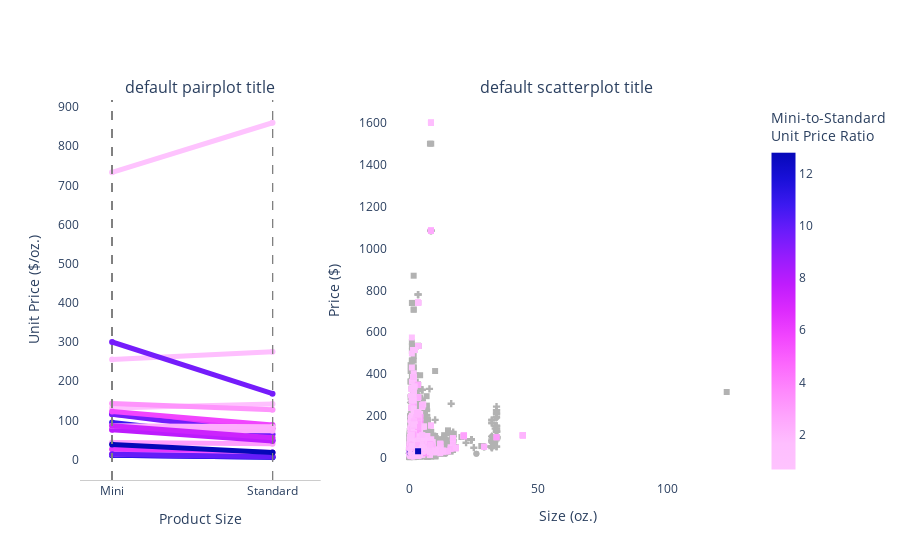

This figure's notebook cell:
### Code cell
fig.show()

### Figure 1 — Plotly figure (JSON) as saved in the notebook; plotly's stock layout.template omitted (floating-point values rounded to 4 significant figures; data arrays with more than 128 entries replaced by an {"elided": "..."} marker saying what was removed)
{"data": [{"hovertemplate": "Unit Price: %{y:.2f}$/oz. <br>%{text}", "line": {"width": 5}, "marker": {"cmax": 2.131, "cmin": 0.8527, "color": "rgb(254.0, 191.4059280679559, 254.0)", "colorscale": [[0, "#fec3fe"], [0.08333, "#febefe"], [0.1667, "#fea5fd"], [0.25, "#fe88fc"], [0.3333, "#fc67fd"], [0.4167, "#f246fe"], [0.5, "#dd2bfd"], [0.5833, "#bf1cfd"], [0.6667, "#981cfd"], [0.75, "#6b1cfb"], [0.8333, "#3c19f0"], [0.9167, "#1910d8"], [1, "#0508b8"]], "showscale": false}, "mode": "markers+lines", "showlegend": false, "text": ["Blush<br>NARS<br>Size: 0.09 oz.<br>Price: $23.0<br>Category: Blush<br>Mini-to-Standard Ratio: 0.93", "Blush<br>NARS<br>Size: 0.16 oz.<br>Price: $44.0<br>Category: Blush<br>Mini-to-Standard Ratio: 0.93"], "type": "scatter", "x": ["Mini", "Standard"], "xaxis": "x", "y": [255.6, 275], "yaxis": "y"}, {"hovertemplate": "Unit Price: %{y:.2f}$/oz. <br>%{text}", "line": {"width": 5}, "marker": {"cmax": 2.131, "cmin": 0.8527, "color": "rgb(254.0, 191.5383873231201, 254.0)", "colorscale": [[0, "#fec3fe"], [0.08333, "#febefe"], [0.1667, "#fea5fd"], [0.25, "#fe88fc"], [0.3333, "#fc67fd"], [0.4167, "#f246fe"], [0.5, "#dd2bfd"], [0.5833, "#bf1cfd"], [0.6667, "#981cfd"], [0.75, "#6b1cfb"], [0.8333, "#3c19f0"], [0.9167, "#1910d8"], [1, "#0508b8"]], "showscale": false}, "mode": "markers+lines", "showlegend": false, "text": ["Gifted™ Amazonian Clay Smart Mascara<br>tarte<br>Size: 0.16 oz.<br>Price: $21.0<br>Category: Mascara<br>Mini-to-Standard Ratio: 0.93", "Gifted™ Amazonian Clay Smart Mascara<br>tarte<br>Size: 0.24 oz.<br>Price: $34.0<br>Category: Mascara<br>Mini-to-Standard Ratio: 0.93"], "type": "scatter", "x": ["Mini", "Standard"], "xaxis": "x", "y": [131.2, 141.7], "yaxis": "y"}, {"hovertemplate": "Unit Price: %{y:.2f}$/oz. <br>%{text}", "line": {"width": 5}, "marker": {"cmax": 2.131, "cmin": 0.8527, "color": "rgb(254.0, 148.11385820415865, 252.41771924841927)", "colorscale": [[0, "#fec3fe"], [0.08333, "#febefe"], [0.1667, "#fea5fd"], [0.25, "#fe88fc"], [0.3333, "#fc67fd"], [0.4167, "#f246fe"], [0.5, "#dd2bfd"], [0.5833, "#bf1cfd"], [0.6667, "#981cfd"], [0.75, "#6b1cfb"], [0.8333, "#3c19f0"], [0.9167, "#1910d8"], [1, "#0508b8"]], "showscale": false}, "mode": "markers+lines", "showlegend": false, "text": ["They're Real! Lengthening Mascara<br>Benefit Cosmetics<br>Size: 0.14 oz.<br>Price: $20.0<br>Category: Mascara<br>Mini-to-Standard Ratio: 1.13", "They're Real! Lengthening Mascara<br>Benefit Cosmetics<br>Size: 0.3 oz.<br>Price: $38.0<br>Category: Mascara<br>Mini-to-Standard Ratio: 1.13"], "type": "scatter", "x": ["Mini", "Standard"], "xaxis": "x", "y": [142.9, 126.7], "yaxis": "y"}, {"hovertemplate": "Unit Price: %{y:.2f}$/oz. <br>%{text}", "line": {"width": 5}, "marker": {"cmax": 2.131, "cmin": 0.8527, "color": "rgb(117.26619009348154, 28.0, 251.45627511526584)", "colorscale": [[0, "#fec3fe"], [0.08333, "#febefe"], [0.1667, "#fea5fd"], [0.25, "#fe88fc"], [0.3333, "#fc67fd"], [0.4167, "#f246fe"], [0.5, "#dd2bfd"], [0.5833, "#bf1cfd"], [0.6667, "#981cfd"], [0.75, "#6b1cfb"], [0.8333, "#3c19f0"], [0.9167, "#1910d8"], [1, "#0508b8"]], "showscale": false}, "mode": "markers+lines", "showlegend": false, "text": ["Hoola Bronzer<br>Benefit Cosmetics<br>Size: 0.08 oz.<br>Price: $24.0<br>Category: Bronzer<br>Mini-to-Standard Ratio: 1.79", "Hoola Bronzer<br>Benefit Cosmetics<br>Size: 0.28 oz.<br>Price: $47.0<br>Category: Bronzer<br>Mini-to-Standard Ratio: 1.79"], "type": "scatter", "x": ["Mini", "Standard"], "xaxis": "x", "y": [300, 167.9], "yaxis": "y"}, {"hovertemplate": "Unit Price: %{y:.2f}$/oz. <br>%{text}", "line": {"width": 5}, "marker": {"cmax": 2.131, "cmin": 0.8527, "color": "rgb(254, 195, 254)", "colorscale": [[0, "#fec3fe"], [0.08333, "#febefe"], [0.1667, "#fea5fd"], [0.25, "#fe88fc"], [0.3333, "#fc67fd"], [0.4167, "#f246fe"], [0.5, "#dd2bfd"], [0.5833, "#bf1cfd"], [0.6667, "#981cfd"], [0.75, "#6b1cfb"], [0.8333, "#3c19f0"], [0.9167, "#1910d8"], [1, "#0508b8"]], "showscale": false}, "mode": "markers+lines", "showlegend": false, "text": ["Caviar Stick Eye Shadow<br>Laura Mercier<br>Size: 0.03 oz.<br>Price: $22.0<br>Category: Eyeshadow<br>Mini-to-Standard Ratio: 0.85", "Caviar Stick Eye Shadow<br>Laura Mercier<br>Size: 0.05 oz.<br>Price: $43.0<br>Category: Eyeshadow<br>Mini-to-Standard Ratio: 0.85"], "type": "scatter", "x": ["Mini", "Standard"], "xaxis": "x", "y": [733.3, 860], "yaxis": "y"}, {"hovertemplate": "Unit Price: %{y:.2f}$/oz. <br>%{text}", "line": {"width": 5}, "marker": {"cmax": 2.131, "cmin": 0.8527, "color": "rgb(59.11522461867459, 24.772486330516323, 239.39329688137687)", "colorscale": [[0, "#fec3fe"], [0.08333, "#febefe"], [0.1667, "#fea5fd"], [0.25, "#fe88fc"], [0.3333, "#fc67fd"], [0.4167, "#f246fe"], [0.5, "#dd2bfd"], [0.5833, "#bf1cfd"], [0.6667, "#981cfd"], [0.75, "#6b1cfb"], [0.8333, "#3c19f0"], [0.9167, "#1910d8"], [1, "#0508b8"]], "showscale": false}, "mode": "markers+lines", "showlegend": false, "text": ["Classic - Skin<br>CLEAN RESERVE<br>Size: 0.34 oz.<br>Price: $32.0<br>Category: Perfume<br>Mini-to-Standard Ratio: 1.92", "Classic - Skin<br>CLEAN RESERVE<br>Size: 2.0 oz.<br>Price: $98.0<br>Category: Perfume<br>Mini-to-Standard Ratio: 1.92"], "type": "scatter", "x": ["Mini", "Standard"], "xaxis": "x", "y": [94.12, 49], "yaxis": "y"}, {"hovertemplate": "Unit Price: %{y:.2f}$/oz. <br>%{text}", "line": {"width": 5}, "marker": {"cmax": 2.131, "cmin": 0.8527, "color": "rgb(47.68667992047713, 21.833717693836977, 231.5565805168986)", "colorscale": [[0, "#fec3fe"], [0.08333, "#febefe"], [0.1667, "#fea5fd"], [0.25, "#fe88fc"], [0.3333, "#fc67fd"], [0.4167, "#f246fe"], [0.5, "#dd2bfd"], [0.5833, "#bf1cfd"], [0.6667, "#981cfd"], [0.75, "#6b1cfb"], [0.8333, "#3c19f0"], [0.9167, "#1910d8"], [1, "#0508b8"]], "showscale": false}, "mode": "markers+lines", "showlegend": false, "text": ["Restore Shampoo<br>Living Proof<br>Size: 2.0 oz.<br>Price: $22.0<br>Category: Shampoo<br>Mini-to-Standard Ratio: 1.96", "Restore Shampoo<br>Living Proof<br>Size: 8.0 oz.<br>Price: $45.0<br>Category: Shampoo<br>Mini-to-Standard Ratio: 1.96"], "type": "scatter", "x": ["Mini", "Standard"], "xaxis": "x", "y": [11, 5.625], "yaxis": "y"}, {"hovertemplate": "Unit Price: %{y:.2f}$/oz. <br>%{text}", "line": {"width": 5}, "marker": {"cmax": 2.131, "cmin": 0.8527, "color": "rgb(47.68667992047713, 21.833717693836977, 231.5565805168986)", "colorscale": [[0, "#fec3fe"], [0.08333, "#febefe"], [0.1667, "#fea5fd"], [0.25, "#fe88fc"], [0.3333, "#fc67fd"], [0.4167, "#f246fe"], [0.5, "#dd2bfd"], [0.5833, "#bf1cfd"], [0.6667, "#981cfd"], [0.75, "#6b1cfb"], [0.8333, "#3c19f0"], [0.9167, "#1910d8"], [1, "#0508b8"]], "showscale": false}, "mode": "markers+lines", "showlegend": false, "text": ["Restore Conditioner<br>Living Proof<br>Size: 2.0 oz.<br>Price: $22.0<br>Category: Conditioner<br>Mini-to-Standard Ratio: 1.96", "Restore Conditioner<br>Living Proof<br>Size: 8.0 oz.<br>Price: $45.0<br>Category: Conditioner<br>Mini-to-Standard Ratio: 1.96"], "type": "scatter", "x": ["Mini", "Standard"], "xaxis": "x", "y": [11, 5.625], "yaxis": "y"}, {"hovertemplate": "Unit Price: %{y:.2f}$/oz. <br>%{text}", "line": {"width": 5}, "marker": {"cmax": 2.131, "cmin": 0.8527, "color": "rgb(230.3602385685885, 55.03459244532806, 253.44572564612326)", "colorscale": [[0, "#fec3fe"], [0.08333, "#febefe"], [0.1667, "#fea5fd"], [0.25, "#fe88fc"], [0.3333, "#fc67fd"], [0.4167, "#f246fe"], [0.5, "#dd2bfd"], [0.5833, "#bf1cfd"], [0.6667, "#981cfd"], [0.75, "#6b1cfb"], [0.8333, "#3c19f0"], [0.9167, "#1910d8"], [1, "#0508b8"]], "showscale": false}, "mode": "markers+lines", "showlegend": false, "text": ["Clear Improvement™ Active Charcoal Face Mask to Clear Pores<br>Origins<br>Size: 1.0 oz.<br>Price: $26.0<br>Category: Face Masks<br>Mini-to-Standard Ratio: 1.44", "Clear Improvement™ Active Charcoal Face Mask to Clear Pores<br>Origins<br>Size: 2.5 oz.<br>Price: $45.0<br>Category: Face Masks<br>Mini-to-Standard Ratio: 1.44"], "type": "scatter", "x": ["Mini", "Standard"], "xaxis": "x", "y": [26, 18], "yaxis": "y"}, {"hovertemplate": "Unit Price: %{y:.2f}$/oz. <br>%{text}", "line": {"width": 5}, "marker": {"cmax": 2.131, "cmin": 0.8527, "color": "rgb(227.7642842599181, 51.69693690560899, 253.32210877428182)", "colorscale": [[0, "#fec3fe"], [0.08333, "#febefe"], [0.1667, "#fea5fd"], [0.25, "#fe88fc"], [0.3333, "#fc67fd"], [0.4167, "#f246fe"], [0.5, "#dd2bfd"], [0.5833, "#bf1cfd"], [0.6667, "#981cfd"], [0.75, "#6b1cfb"], [0.8333, "#3c19f0"], [0.9167, "#1910d8"], [1, "#0508b8"]], "showscale": false}, "mode": "markers+lines", "showlegend": false, "text": ["Yellow Diamond<br>Versace<br>Size: 0.33 oz.<br>Price: $38.0<br>Category: Perfume<br>Mini-to-Standard Ratio: 1.46", "Yellow Diamond<br>Versace<br>Size: 1.0 oz.<br>Price: $79.0<br>Category: Perfume<br>Mini-to-Standard Ratio: 1.46"], "type": "scatter", "x": ["Mini", "Standard"], "xaxis": "x", "y": [115.2, 79], "yaxis": "y"}, {"hovertemplate": "Unit Price: %{y:.2f}$/oz. <br>%{text}", "line": {"width": 5}, "marker": {"cmax": 2.131, "cmin": 0.8527, "color": "rgb(113.58841778354073, 28.0, 251.29281856815737)", "colorscale": [[0, "#fec3fe"], [0.08333, "#febefe"], [0.1667, "#fea5fd"], [0.25, "#fe88fc"], [0.3333, "#fc67fd"], [0.4167, "#f246fe"], [0.5, "#dd2bfd"], [0.5833, "#bf1cfd"], [0.6667, "#981cfd"], [0.75, "#6b1cfb"], [0.8333, "#3c19f0"], [0.9167, "#1910d8"], [1, "#0508b8"]], "showscale": false}, "mode": "markers+lines", "showlegend": false, "text": ["Yellow Diamond<br>Versace<br>Size: 0.33 oz.<br>Price: $38.0<br>Category: Perfume<br>Mini-to-Standard Ratio: 1.80", "Yellow Diamond<br>Versace<br>Size: 1.7 oz.<br>Price: $109.0<br>Category: Perfume<br>Mini-to-Standard Ratio: 1.80"], "type": "scatter", "x": ["Mini", "Standard"], "xaxis": "x", "y": [115.2, 64.12], "yaxis": "y"}, {"hovertemplate": "Unit Price: %{y:.2f}$/oz. <br>%{text}", "line": {"width": 5}, "marker": {"cmax": 2.131, "cmin": 0.8527, "color": "rgb(252.50698475811797, 111.3652485089463, 252.74650762094103)", "colorscale": [[0, "#fec3fe"], [0.08333, "#febefe"], [0.1667, "#fea5fd"], [0.25, "#fe88fc"], [0.3333, "#fc67fd"], [0.4167, "#f246fe"], [0.5, "#dd2bfd"], [0.5833, "#bf1cfd"], [0.6667, "#981cfd"], [0.75, "#6b1cfb"], [0.8333, "#3c19f0"], [0.9167, "#1910d8"], [1, "#0508b8"]], "showscale": false}, "mode": "markers+lines", "showlegend": false, "text": ["Shea Hand Cream\t\t\t\t\t\t<br>L'Occitane<br>Size: 1.0 oz.<br>Price: $13.0<br>Category: Hand Cream & Foot Cream<br>Mini-to-Standard Ratio: 1.25", "Shea Hand Cream\t\t\t\t\t\t<br>L'Occitane<br>Size: 2.6 oz.<br>Price: $27.0<br>Category: Hand Cream & Foot Cream<br>Mini-to-Standard Ratio: 1.25"], "type": "scatter", "x": ["Mini", "Standard"], "xaxis": "x", "y": [13, 10.38], "yaxis": "y"}, {"hovertemplate": "Unit Price: %{y:.2f}$/oz. <br>%{text}", "line": {"width": 5}, "marker": {"cmax": 2.131, "cmin": 0.8527, "color": "rgb(100.16720864005151, 27.563864381279885, 249.4008360646929)", "colorscale": [[0, "#fec3fe"], [0.08333, "#febefe"], [0.1667, "#fea5fd"], [0.25, "#fe88fc"], [0.3333, "#fc67fd"], [0.4167, "#f246fe"], [0.5, "#dd2bfd"], [0.5833, "#bf1cfd"], [0.6667, "#981cfd"], [0.75, "#6b1cfb"], [0.8333, "#3c19f0"], [0.9167, "#1910d8"], [1, "#0508b8"]], "showscale": false}, "mode": "markers+lines", "showlegend": false, "text": ["Shea Hand Cream\t\t\t\t\t\t<br>L'Occitane<br>Size: 1.0 oz.<br>Price: $13.0<br>Category: Hand Cream & Foot Cream<br>Mini-to-Standard Ratio: 1.83", "Shea Hand Cream\t\t\t\t\t\t<br>L'Occitane<br>Size: 5.2 oz.<br>Price: $37.0<br>Category: Hand Cream & Foot Cream<br>Mini-to-Standard Ratio: 1.83"], "type": "scatter", "x": ["Mini", "Standard"], "xaxis": "x", "y": [13, 7.115], "yaxis": "y"}, {"hovertemplate": "Unit Price: %{y:.2f}$/oz. <br>%{text}", "line": {"width": 5}, "marker": {"cmax": 2.131, "cmin": 0.8527, "color": "rgb(241.3111332007953, 69.11431411530825, 253.9671968190855)", "colorscale": [[0, "#fec3fe"], [0.08333, "#febefe"], [0.1667, "#fea5fd"], [0.25, "#fe88fc"], [0.3333, "#fc67fd"], [0.4167, "#f246fe"], [0.5, "#dd2bfd"], [0.5833, "#bf1cfd"], [0.6667, "#981cfd"], [0.75, "#6b1cfb"], [0.8333, "#3c19f0"], [0.9167, "#1910d8"], [1, "#0508b8"]], "showscale": false}, "mode": "markers+lines", "showlegend": false, "text": ["N° 28 Primer Serum<br>Hourglass<br>Size: 0.27 oz.<br>Price: $33.0<br>Category: Face Primer<br>Mini-to-Standard Ratio: 1.39", "N° 28 Primer Serum<br>Hourglass<br>Size: 1.0 oz.<br>Price: $88.0<br>Category: Face Primer<br>Mini-to-Standard Ratio: 1.39"], "type": "scatter", "x": ["Mini", "Standard"], "xaxis": "x", "y": [122.2, 88], "yaxis": "y"}, {"hovertemplate": "Unit Price: %{y:.2f}$/oz. <br>%{text}", "line": {"width": 5}, "marker": {"cmax": 2.131, "cmin": 0.8527, "color": "rgb(254.0, 158.88900713366857, 252.78927610805755)", "colorscale": [[0, "#fec3fe"], [0.08333, "#febefe"], [0.1667, "#fea5fd"], [0.25, "#fe88fc"], [0.3333, "#fc67fd"], [0.4167, "#f246fe"], [0.5, "#dd2bfd"], [0.5833, "#bf1cfd"], [0.6667, "#981cfd"], [0.75, "#6b1cfb"], [0.8333, "#3c19f0"], [0.9167, "#1910d8"], [1, "#0508b8"]], "showscale": false}, "mode": "markers+lines", "showlegend": false, "text": ["Tinted Moisturizer Natural Skin Perfector<br>Laura Mercier<br>Size: 0.85 oz.<br>Price: $37.0<br>Category: Tinted Moisturizer<br>Mini-to-Standard Ratio: 1.09", "Tinted Moisturizer Natural Skin Perfector<br>Laura Mercier<br>Size: 1.7 oz.<br>Price: $68.0<br>Category: Tinted Moisturizer<br>Mini-to-Standard Ratio: 1.09"], "type": "scatter", "x": ["Mini", "Standard"], "xaxis": "x", "y": [43.53, 40], "yaxis": "y"}, {"hovertemplate": "Unit Price: %{y:.2f}$/oz. <br>%{text}", "line": {"width": 5}, "marker": {"cmax": 2.131, "cmin": 0.8527, "color": "rgb(254.0, 171.21134730081053, 253.24845389203242)", "colorscale": [[0, "#fec3fe"], [0.08333, "#febefe"], [0.1667, "#fea5fd"], [0.25, "#fe88fc"], [0.3333, "#fc67fd"], [0.4167, "#f246fe"], [0.5, "#dd2bfd"], [0.5833, "#bf1cfd"], [0.6667, "#981cfd"], [0.75, "#6b1cfb"], [0.8333, "#3c19f0"], [0.9167, "#1910d8"], [1, "#0508b8"]], "showscale": false}, "mode": "markers+lines", "showlegend": false, "text": ["Terre d’Hermès Eau de Toilette<br>HERMÈS<br>Size: 1.0 oz.<br>Price: $76.0<br>Category: Cologne<br>Mini-to-Standard Ratio: 1.04", "Terre d’Hermès Eau de Toilette<br>HERMÈS<br>Size: 1.6 oz.<br>Price: $117.0<br>Category: Cologne<br>Mini-to-Standard Ratio: 1.04"], "type": "scatter", "x": ["Mini", "Standard"], "xaxis": "x", "y": [76, 73.12], "yaxis": "y"}, {"hovertemplate": "Unit Price: %{y:.2f}$/oz. <br>%{text}", "line": {"width": 5}, "marker": {"cmax": 2.131, "cmin": 0.8527, "color": "rgb(187.622703777336, 28.0, 253.0)", "colorscale": [[0, "#fec3fe"], [0.08333, "#febefe"], [0.1667, "#fea5fd"], [0.25, "#fe88fc"], [0.3333, "#fc67fd"], [0.4167, "#f246fe"], [0.5, "#dd2bfd"], [0.5833, "#bf1cfd"], [0.6667, "#981cfd"], [0.75, "#6b1cfb"], [0.8333, "#3c19f0"], [0.9167, "#1910d8"], [1, "#0508b8"]], "showscale": false}, "mode": "markers+lines", "showlegend": false, "text": ["Terre d’Hermès Eau de Toilette<br>HERMÈS<br>Size: 1.0 oz.<br>Price: $76.0<br>Category: Cologne<br>Mini-to-Standard Ratio: 1.61", "Terre d’Hermès Eau de Toilette<br>HERMÈS<br>Size: 3.3 oz.<br>Price: $156.0<br>Category: Cologne<br>Mini-to-Standard Ratio: 1.61"], "type": "scatter", "x": ["Mini", "Standard"], "xaxis": "x", "y": [76, 47.27], "yaxis": "y"}, {"hovertemplate": "Unit Price: %{y:.2f}$/oz. <br>%{text}", "line": {"width": 5}, "marker": {"cmax": 2.131, "cmin": 0.8527, "color": "rgb(254.0, 174.1330227589686, 253.36532091035875)", "colorscale": [[0, "#fec3fe"], [0.08333, "#febefe"], [0.1667, "#fea5fd"], [0.25, "#fe88fc"], [0.3333, "#fc67fd"], [0.4167, "#f246fe"], [0.5, "#dd2bfd"], [0.5833, "#bf1cfd"], [0.6667, "#981cfd"], [0.75, "#6b1cfb"], [0.8333, "#3c19f0"], [0.9167, "#1910d8"], [1, "#0508b8"]], "showscale": false}, "mode": "markers+lines", "showlegend": false, "text": ["Un Jardin sur le Nil Eau de Toilette<br>HERMÈS<br>Size: 0.5 oz.<br>Price: $43.0<br>Category: Perfume<br>Mini-to-Standard Ratio: 1.03", "Un Jardin sur le Nil Eau de Toilette<br>HERMÈS<br>Size: 1.6 oz.<br>Price: $134.0<br>Category: Perfume<br>Mini-to-Standard Ratio: 1.03"], "type": "scatter", "x": ["Mini", "Standard"], "xaxis": "x", "y": [86, 83.75], "yaxis": "y"}, {"hovertemplate": "Unit Price: %{y:.2f}$/oz. <br>%{text}", "line": {"width": 5}, "marker": {"cmax": 2.131, "cmin": 0.8527, "color": "rgb(204.41709741550702, 34.70854870775351, 253.0)", "colorscale": [[0, "#fec3fe"], [0.08333, "#febefe"], [0.1667, "#fea5fd"], [0.25, "#fe88fc"], [0.3333, "#fc67fd"], [0.4167, "#f246fe"], [0.5, "#dd2bfd"], [0.5833, "#bf1cfd"], [0.6667, "#981cfd"], [0.75, "#6b1cfb"], [0.8333, "#3c19f0"], [0.9167, "#1910d8"], [1, "#0508b8"]], "showscale": false}, "mode": "markers+lines", "showlegend": false, "text": ["Un Jardin sur le Nil Eau de Toilette<br>HERMÈS<br>Size: 0.5 oz.<br>Price: $43.0<br>Category: Perfume<br>Mini-to-Standard Ratio: 1.55", "Un Jardin sur le Nil Eau de Toilette<br>HERMÈS<br>Size: 3.3 oz.<br>Price: $183.0<br>Category: Perfume<br>Mini-to-Standard Ratio: 1.55"], "type": "scatter", "x": ["Mini", "Standard"], "xaxis": "x", "y": [86, 55.45], "yaxis": "y"}, {"hovertemplate": "Unit Price: %{y:.2f}$/oz. <br>%{text}", "line": {"width": 5}, "marker": {"cmax": 2.131, "cmin": 0.8527, "color": "rgb(5, 8, 184)", "colorscale": [[0, "#fec3fe"], [0.08333, "#febefe"], [0.1667, "#fea5fd"], [0.25, "#fe88fc"], [0.3333, "#fc67fd"], [0.4167, "#f246fe"], [0.5, "#dd2bfd"], [0.5833, "#bf1cfd"], [0.6667, "#981cfd"], [0.75, "#6b1cfb"], [0.8333, "#3c19f0"], [0.9167, "#1910d8"], [1, "#0508b8"]], "showscale": false}, "mode": "markers+lines", "showlegend": false, "text": ["Hairdresser’s Invisible Oil<br>Bumble and bumble<br>Size: 0.85 oz.<br>Price: $32.5<br>Category: Hair Oil<br>Mini-to-Standard Ratio: 2.13", "Hairdresser’s Invisible Oil<br>Bumble and bumble<br>Size: 3.4 oz.<br>Price: $61.0<br>Category: Hair Oil<br>Mini-to-Standard Ratio: 2.13"], "type": "scatter", "x": ["Mini", "Standard"], "xaxis": "x", "y": [38.24, 17.94], "yaxis": "y"}, {"hovertemplate": "Size: %{x}oz.<br>Price: $%{y}, %{text}", "marker": {"color": {"elided": "5468 str values"}, "symbol": {"elided": "5468 str values"}}, "mode": "markers", "opacity": 0.6, "text": {"elided": "5468 str values"}, "type": "scatter", "x": {"elided": "5468 float values"}, "xaxis": "x2", "y": {"elided": "5468 float values"}, "yaxis": "y2"}, {"hovertemplate": "Size: %{x}oz.<br>Price: $%{y}, %{text}", "marker": {"cmax": null, "cmin": null, "color": {"elided": "2668 float values"}, "colorbar": {"bordercolor": "white", "outlinecolor": "white", "thickness": 25, "title": {"text": "Mini-to-Standard <br>Unit Price Ratio"}, "x": 1, "xref": "container"}, "colorscale": [[0, "#fec3fe"], [0.08333, "#febefe"], [0.1667, "#fea5fd"], [0.25, "#fe88fc"], [0.3333, "#fc67fd"], [0.4167, "#f246fe"], [0.5, "#dd2bfd"], [0.5833, "#bf1cfd"], [0.6667, "#981cfd"], [0.75, "#6b1cfb"], [0.8333, "#3c19f0"], [0.9167, "#1910d8"], [1, "#0508b8"]], "symbol": {"elided": "2668 str values"}}, "mode": "markers", "text": {"elided": "2668 str values"}, "type": "scatter", "x": {"elided": "2668 float values"}, "xaxis": "x2", "y": {"elided": "2668 float values"}, "yaxis": "y2"}], "layout": {"annotations": [{"font": {"size": 16}, "showarrow": false, "text": "default pairplot title", "x": 0.18, "xanchor": "center", "xref": "paper", "y": 1, "yanchor": "bottom", "yref": "paper"}, {"font": {"size": 16}, "showarrow": false, "text": "default scatterplot title ", "x": 0.73, "xanchor": "center", "xref": "paper", "y": 1, "yanchor": "bottom", "yref": "paper"}], "plot_bgcolor": "white", "shapes": [{"line": {"color": "grey", "dash": "dash", "width": 1}, "type": "line", "x0": 0, "x1": 0, "xref": "x", "y0": 0, "y1": 1, "yref": "y domain"}, {"line": {"color": "grey", "dash": "dash", "width": 1}, "type": "line", "x0": 1, "x1": 1, "xref": "x", "y0": 0, "y1": 1, "yref": "y domain"}, {"line": {"color": "grey", "dash": "dash", "width": 1}, "type": "line", "x0": 0, "x1": 0, "xref": "x", "y0": 0, "y1": 1, "yref": "y domain"}, {"line": {"color": "grey", "dash": "dash", "width": 1}, "type": "line", "x0": 1, "x1": 1, "xref": "x", "y0": 0, "y1": 1, "yref": "y domain"}, {"line": {"color": "grey", "dash": "dash", "width": 1}, "type": "line", "x0": 0, "x1": 0, "xref": "x", "y0": 0, "y1": 1, "yref": "y domain"}, {"line": {"color": "grey", "dash": "dash", "width": 1}, "type": "line", "x0": 1, "x1": 1, "xref": "x", "y0": 0, "y1": 1, "yref": "y domain"}, {"line": {"color": "grey", "dash": "dash", "width": 1}, "type": "line", "x0": 0, "x1": 0, "xref": "x", "y0": 0, "y1": 1, "yref": "y domain"}, {"line": {"color": "grey", "dash": "dash", "width": 1}, "type": "line", "x0": 1, "x1": 1, "xref": "x", "y0": 0, "y1": 1, "yref": "y domain"}, {"line": {"color": "grey", "dash": "dash", "width": 1}, "type": "line", "x0": 0, "x1": 0, "xref": "x", "y0": 0, "y1": 1, "yref": "y domain"}, {"line": {"color": "grey", "dash": "dash", "width": 1}, "type": "line", "x0": 1, "x1": 1, "xref": "x", "y0": 0, "y1": 1, "yref": "y domain"}, {"line": {"color": "grey", "dash": "dash", "width": 1}, "type": "line", "x0": 0, "x1": 0, "xref": "x", "y0": 0, "y1": 1, "yref": "y domain"}, {"line": {"color": "grey", "dash": "dash", "width": 1}, "type": "line", "x0": 1, "x1": 1, "xref": "x", "y0": 0, "y1": 1, "yref": "y domain"}, {"line": {"color": "grey", "dash": "dash", "width": 1}, "type": "line", "x0": 0, "x1": 0, "xref": "x", "y0": 0, "y1": 1, "yref": "y domain"}, {"line": {"color": "grey", "dash": "dash", "width": 1}, "type": "line", "x0": 1, "x1": 1, "xref": "x", "y0": 0, "y1": 1, "yref": "y domain"}, {"line": {"color": "grey", "dash": "dash", "width": 1}, "type": "line", "x0": 0, "x1": 0, "xref": "x", "y0": 0, "y1": 1, "yref": "y domain"}, {"line": {"color": "grey", "dash": "dash", "width": 1}, "type": "line", "x0": 1, "x1": 1, "xref": "x", "y0": 0, "y1": 1, "yref": "y domain"}, {"line": {"color": "grey", "dash": "dash", "width": 1}, "type": "line", "x0": 0, "x1": 0, "xref": "x", "y0": 0, "y1": 1, "yref": "y domain"}, {"line": {"color": "grey", "dash": "dash", "width": 1}, "type": "line", "x0": 1, "x1": 1, "xref": "x", "y0": 0, "y1": 1, "yref": "y domain"}, {"line": {"color": "grey", "dash": "dash", "width": 1}, "type": "line", "x0": 0, "x1": 0, "xref": "x", "y0": 0, "y1": 1, "yref": "y domain"}, {"line": {"color": "grey", "dash": "dash", "width": 1}, "type": "line", "x0": 1, "x1": 1, "xref": "x", "y0": 0, "y1": 1, "yref": "y domain"}, {"line": {"color": "grey", "dash": "dash", "width": 1}, "type": "line", "x0": 0, "x1": 0, "xref": "x", "y0": 0, "y1": 1, "yref": "y domain"}, {"line": {"color": "grey", "dash": "dash", "width": 1}, "type": "line", "x0": 1, "x1": 1, "xref": "x", "y0": 0, "y1": 1, "yref": "y domain"}, {"line": {"color": "grey", "dash": "dash", "width": 1}, "type": "line", "x0": 0, "x1": 0, "xref": "x", "y0": 0, "y1": 1, "yref": "y domain"}, {"line": {"color": "grey", "dash": "dash", "width": 1}, "type": "line", "x0": 1, "x1": 1, "xref": "x", "y0": 0, "y1": 1, "yref": "y domain"}, {"line": {"color": "grey", "dash": "dash", "width": 1}, "type": "line", "x0": 0, "x1": 0, "xref": "x", "y0": 0, "y1": 1, "yref": "y domain"}, {"line": {"color": "grey", "dash": "dash", "width": 1}, "type": "line", "x0": 1, "x1": 1, "xref": "x", "y0": 0, "y1": 1, "yref": "y domain"}, {"line": {"color": "grey", "dash": "dash", "width": 1}, "type": "line", "x0": 0, "x1": 0, "xref": "x", "y0": 0, "y1": 1, "yref": "y domain"}, {"line": {"color": "grey", "dash": "dash", "width": 1}, "type": "line", "x0": 1, "x1": 1, "xref": "x", "y0": 0, "y1": 1, "yref": "y domain"}, {"line": {"color": "grey", "dash": "dash", "width": 1}, "type": "line", "x0": 0, "x1": 0, "xref": "x", "y0": 0, "y1": 1, "yref": "y domain"}, {"line": {"color": "grey", "dash": "dash", "width": 1}, "type": "line", "x0": 1, "x1": 1, "xref": "x", "y0": 0, "y1": 1, "yref": "y domain"}, {"line": {"color": "grey", "dash": "dash", "width": 1}, "type": "line", "x0": 0, "x1": 0, "xref": "x", "y0": 0, "y1": 1, "yref": "y domain"}, {"line": {"color": "grey", "dash": "dash", "width": 1}, "type": "line", "x0": 1, "x1": 1, "xref": "x", "y0": 0, "y1": 1, "yref": "y domain"}, {"line": {"color": "grey", "dash": "dash", "width": 1}, "type": "line", "x0": 0, "x1": 0, "xref": "x", "y0": 0, "y1": 1, "yref": "y domain"}, {"line": {"color": "grey", "dash": "dash", "width": 1}, "type": "line", "x0": 1, "x1": 1, "xref": "x", "y0": 0, "y1": 1, "yref": "y domain"}, {"line": {"color": "grey", "dash": "dash", "width": 1}, "type": "line", "x0": 0, "x1": 0, "xref": "x", "y0": 0, "y1": 1, "yref": "y domain"}, {"line": {"color": "grey", "dash": "dash", "width": 1}, "type": "line", "x0": 1, "x1": 1, "xref": "x", "y0": 0, "y1": 1, "yref": "y domain"}, {"line": {"color": "grey", "dash": "dash", "width": 1}, "type": "line", "x0": 0, "x1": 0, "xref": "x", "y0": 0, "y1": 1, "yref": "y domain"}, {"line": {"color": "grey", "dash": "dash", "width": 1}, "type": "line", "x0": 1, "x1": 1, "xref": "x", "y0": 0, "y1": 1, "yref": "y domain"}, {"line": {"color": "grey", "dash": "dash", "width": 1}, "type": "line", "x0": 0, "x1": 0, "xref": "x", "y0": 0, "y1": 1, "yref": "y domain"}, {"line": {"color": "grey", "dash": "dash", "width": 1}, "type": "line", "x0": 1, "x1": 1, "xref": "x", "y0": 0, "y1": 1, "yref": "y domain"}], "showlegend": false, "xaxis": {"anchor": "y", "domain": [0, 0.36], "linecolor": "rgb(204, 204, 204)", "range": [-0.2, 1.3], "tickmode": "array", "title": {"text": "Product Size"}, "type": "category"}, "xaxis2": {"anchor": "y2", "domain": [0.46, 1], "title": {"text": "Size (oz.)"}}, "yaxis": {"anchor": "x", "domain": [0, 1], "showgrid": false, "showline": false, "showticklabels": true, "title": {"text": "Unit Price ($/oz.)"}, "zeroline": true}, "yaxis2": {"anchor": "x2", "domain": [0, 1], "title": {"text": "Price ($)"}}}}
